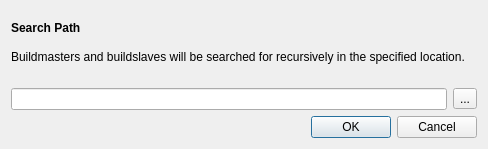
<?xml version="1.0" encoding="UTF-8"?>
<ui version="4.0">
 <class>SettingsDialog</class>
 <widget class="QDialog" name="SettingsDialog">
  <property name="windowModality">
   <enum>Qt::WindowModal</enum>
  </property>
  <property name="geometry">
   <rect>
    <x>0</x>
    <y>0</y>
    <width>488</width>
    <height>149</height>
   </rect>
  </property>
  <property name="sizePolicy">
   <sizepolicy hsizetype="Fixed" vsizetype="Fixed">
    <horstretch>0</horstretch>
    <verstretch>0</verstretch>
   </sizepolicy>
  </property>
  <property name="windowTitle">
   <string>Settings</string>
  </property>
  <property name="windowIcon">
   <iconset resource="Resources.qrc">
    <normaloff>:/Resources/icon.ico</normaloff>:/Resources/icon.ico</iconset>
  </property>
  <property name="modal">
   <bool>true</bool>
  </property>
  <layout class="QVBoxLayout" name="verticalLayout">
   <item>
    <widget class="QLabel" name="label">
     <property name="font">
      <font>
       <weight>75</weight>
       <bold>true</bold>
      </font>
     </property>
     <property name="text">
      <string>Search Path</string>
     </property>
    </widget>
   </item>
   <item>
    <widget class="QLabel" name="descriptionLabel">
     <property name="font">
      <font>
       <weight>50</weight>
       <bold>false</bold>
      </font>
     </property>
     <property name="text">
      <string>Buildmasters and buildslaves will be searched for recursively in the specified location.</string>
     </property>
     <property name="textFormat">
      <enum>Qt::AutoText</enum>
     </property>
     <property name="alignment">
      <set>Qt::AlignLeading|Qt::AlignLeft|Qt::AlignTop</set>
     </property>
    </widget>
   </item>
   <item>
    <layout class="QHBoxLayout" name="horizontalLayout">
     <item>
      <widget class="QLineEdit" name="searchPath">
       <property name="font">
        <font>
         <weight>50</weight>
         <bold>false</bold>
        </font>
       </property>
      </widget>
     </item>
     <item>
      <widget class="QToolButton" name="chooseDirectoryButton">
       <property name="font">
        <font>
         <weight>50</weight>
         <bold>false</bold>
        </font>
       </property>
       <property name="text">
        <string>...</string>
       </property>
      </widget>
     </item>
    </layout>
   </item>
   <item>
    <widget class="QDialogButtonBox" name="buttonBox">
     <property name="orientation">
      <enum>Qt::Horizontal</enum>
     </property>
     <property name="standardButtons">
      <set>QDialogButtonBox::Cancel|QDialogButtonBox::Ok</set>
     </property>
    </widget>
   </item>
  </layout>
 </widget>
 <resources>
  <include location="Resources.qrc"/>
 </resources>
 <connections>
  <connection>
   <sender>buttonBox</sender>
   <signal>accepted()</signal>
   <receiver>SettingsDialog</receiver>
   <slot>accept()</slot>
   <hints>
    <hint type="sourcelabel">
     <x>248</x>
     <y>254</y>
    </hint>
    <hint type="destinationlabel">
     <x>157</x>
     <y>274</y>
    </hint>
   </hints>
  </connection>
  <connection>
   <sender>buttonBox</sender>
   <signal>rejected()</signal>
   <receiver>SettingsDialog</receiver>
   <slot>reject()</slot>
   <hints>
    <hint type="sourcelabel">
     <x>316</x>
     <y>260</y>
    </hint>
    <hint type="destinationlabel">
     <x>286</x>
     <y>274</y>
    </hint>
   </hints>
  </connection>
 </connections>
</ui>
